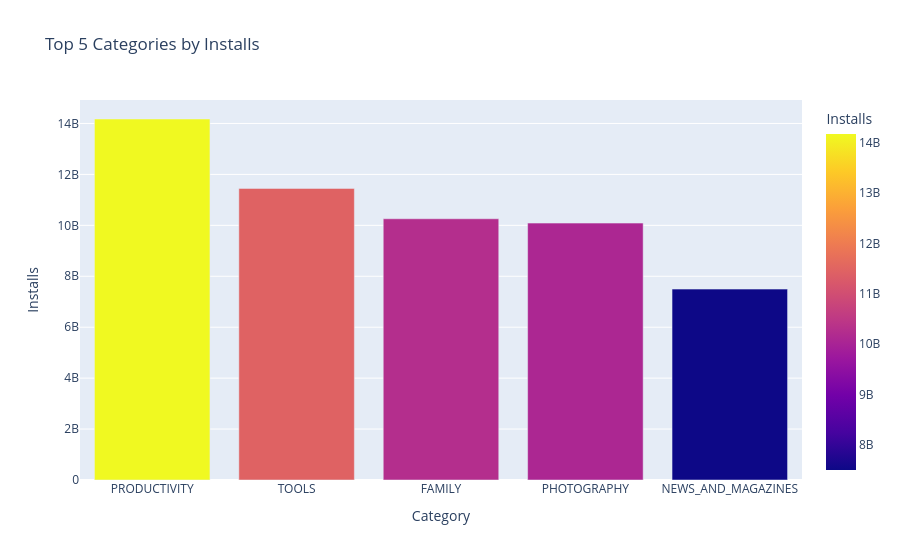

The cell this chart's notebook holds for it:
### Code cell
if 18 <= current_hour <= 20:

    task2 = apps.groupby('Category')['Installs'].sum().reset_index()

    task2 = task2[~task2['Category'].str.startswith(('A','C','G','S'))]

    task2 = task2.sort_values('Installs',ascending=False).head(5)

    fig2 = px.bar(task2,
                  x='Category',
                  y='Installs',
                  color='Installs',
                  title="Top 5 Categories by Installs")

    fig2.write_html("charts/task2.html")
    fig2.show()

else:
    print("Task2 chart visible only between 6PM–8PM IST")

### Figure 1 — Plotly figure (JSON) as saved in the notebook; plotly's stock layout.template omitted (floating-point values rounded to 4 significant figures)
{"data": [{"hovertemplate": "Category=%{x}<br>Installs=%{marker.color}<extra></extra>", "legendgroup": "", "marker": {"color": [14180000000.0, 11450000000.0, 10260000000.0, 10090000000.0, 7496000000.0], "coloraxis": "coloraxis", "pattern": {"shape": ""}}, "name": "", "orientation": "v", "showlegend": false, "textposition": "auto", "type": "bar", "x": ["PRODUCTIVITY", "TOOLS", "FAMILY", "PHOTOGRAPHY", "NEWS_AND_MAGAZINES"], "xaxis": "x", "y": [14180000000.0, 11450000000.0, 10260000000.0, 10090000000.0, 7496000000.0], "yaxis": "y"}], "layout": {"barmode": "relative", "coloraxis": {"colorbar": {"title": {"text": "Installs"}}, "colorscale": [[0, "#0d0887"], [0.1111, "#46039f"], [0.2222, "#7201a8"], [0.3333, "#9c179e"], [0.4444, "#bd3786"], [0.5556, "#d8576b"], [0.6667, "#ed7953"], [0.7778, "#fb9f3a"], [0.8889, "#fdca26"], [1, "#f0f921"]]}, "legend": {"tracegroupgap": 0}, "title": {"text": "Top 5 Categories by Installs"}, "xaxis": {"anchor": "y", "domain": [0, 1], "title": {"text": "Category"}}, "yaxis": {"anchor": "x", "domain": [0, 1], "title": {"text": "Installs"}}}}
